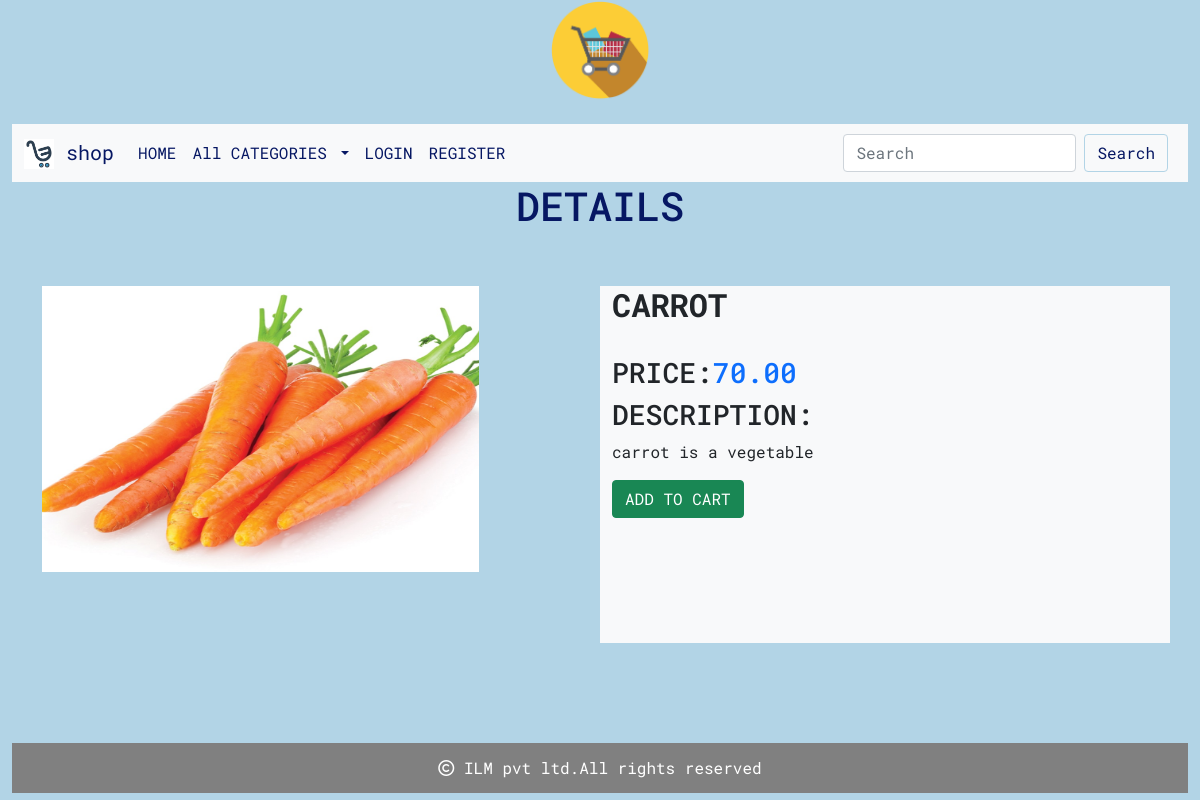
Page /productdetails/Carrot on the committed database.
### shop/models.py (models this page shows, shortened)
class Product(models.Model):
    name = models.CharField(max_length=200, unique=True)
    slug = models.SlugField(max_length=250, unique=True)
    description=models.TextField(blank=True)
    price=models.DecimalField(max_digits=10,decimal_places=2)
    category=models.ForeignKey(Category,on_delete=models.CASCADE)
    image=models.ImageField(upload_to='img/products',null=True,blank=True)
    stock=models.IntegerField()
    available=models.BooleanField(default=True)
    created=models.DateTimeField(auto_now_add=True)
    updated = models.DateTimeField(auto_now=True)

### shop/views.py (the view)
# urls.py: path('productdetails/<slug:p>',views.productdetails,name='productdetails'),
def productdetails(request,p):
    p=Product.objects.get(slug=p)
    return render(request,'productdetails.html',{'p':p})

### cart/context_processors.py (called while the page is built, shortened)
def counter(request):
    item_count=0
    return {'item_count':item_count}

### shop/context_processors.py (called while the page is built)
def menu_links(request):
    links=Category.objects.all()
    return {'links':links}

### templates/productdetails.html
{% extends 'base.html'%}
{% load static %}
{% block content %}
<h1>DETAILS</h1>
<div class="container" style="margin-bottom:100px;">
    <div class="row">
        <div class=" col-md-6 mt-5" >
            <img src="{{p.image.url}}" class="img-top" alt="..." height="80%" width="80%">
        </div>
        <div class=" col-md-6 bg-light mt-5 ">
            <h2 class="card-title" style="text-transform:uppercase;"><b>{{p.name}}</b></h2><br>
            <h3>PRICE:<span class="text-primary">{{p.price}}</span></h3>
            <h3>DESCRIPTION:</h3>
            <p style="text-align:justify">{{p.description}}</p>
            {% if p.stock <= 0 %}
                <h2>Out of stock</h2>
            {% else %}
                 <a href="{% url 'cart:add_cart' p.id %}" class="btn btn-success">ADD TO CART</a>
            {% endif %}
        </div>
    </div>
</div>
{% endblock %}

### static/css/custom.css (style rules this page uses)
body { background-color:#b2d4e6; font-family: 'Roboto Mono', monospace; }
a { left:37% }

### rows in the picture
Product: image (picture), name "CARROT", price "70.00", description "carrot is a vegetable"
